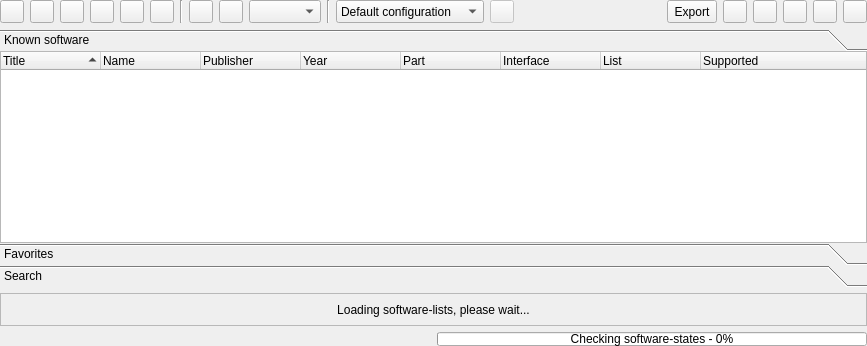
<?xml version="1.0" encoding="UTF-8"?>
<ui version="4.0">
 <author>R. Reucher</author>
 <class>SoftwareList</class>
 <widget class="QWidget" name="SoftwareList">
  <property name="geometry">
   <rect>
    <x>0</x>
    <y>0</y>
    <width>867</width>
    <height>346</height>
   </rect>
  </property>
  <property name="mouseTracking">
   <bool>true</bool>
  </property>
  <property name="windowTitle">
   <string>Software list</string>
  </property>
  <layout class="QVBoxLayout" name="verticalLayout">
   <property name="margin">
    <number>0</number>
   </property>
   <item>
    <layout class="QHBoxLayout" name="horizontalLayout">
     <item>
      <widget class="QToolButton" name="toolButtonReload">
       <property name="sizePolicy">
        <sizepolicy hsizetype="Fixed" vsizetype="Minimum">
         <horstretch>0</horstretch>
         <verstretch>0</verstretch>
        </sizepolicy>
       </property>
       <property name="toolTip">
        <string>Reload all information</string>
       </property>
       <property name="statusTip">
        <string>Reload all information</string>
       </property>
       <property name="icon">
        <iconset resource="qmc2.qrc">
         <normaloff>:/data/img/reload.png</normaloff>:/data/img/reload.png</iconset>
       </property>
      </widget>
     </item>
     <item>
      <widget class="QToolButton" name="toolButtonCompatFilterToggle">
       <property name="sizePolicy">
        <sizepolicy hsizetype="Fixed" vsizetype="Minimum">
         <horstretch>0</horstretch>
         <verstretch>0</verstretch>
        </sizepolicy>
       </property>
       <property name="toolTip">
        <string>Toggle filtering of compatible software titles</string>
       </property>
       <property name="statusTip">
        <string>Toggle filtering of compatible software titles</string>
       </property>
       <property name="icon">
        <iconset resource="qmc2.qrc">
         <normaloff>:/data/img/filter.png</normaloff>:/data/img/filter.png</iconset>
       </property>
       <property name="checkable">
        <bool>true</bool>
       </property>
      </widget>
     </item>
     <item>
      <widget class="QToolButton" name="toolButtonToggleSoftwareInfo">
       <property name="sizePolicy">
        <sizepolicy hsizetype="Fixed" vsizetype="Minimum">
         <horstretch>0</horstretch>
         <verstretch>0</verstretch>
        </sizepolicy>
       </property>
       <property name="toolTip">
        <string>Toggle detailed software information</string>
       </property>
       <property name="statusTip">
        <string>Toggle detailed software information</string>
       </property>
       <property name="icon">
        <iconset resource="qmc2.qrc">
         <normaloff>:/data/img/detail.png</normaloff>:/data/img/detail.png</iconset>
       </property>
       <property name="checkable">
        <bool>true</bool>
       </property>
      </widget>
     </item>
     <item>
      <widget class="QToolButton" name="toolButtonSoftwareStates">
       <property name="sizePolicy">
        <sizepolicy hsizetype="Fixed" vsizetype="Minimum">
         <horstretch>0</horstretch>
         <verstretch>0</verstretch>
        </sizepolicy>
       </property>
       <property name="toolTip">
        <string>Toggle checking / displaying software-states (hold down for menu)</string>
       </property>
       <property name="icon">
        <iconset resource="qmc2.qrc">
         <normaloff>:/data/img/rom.png</normaloff>:/data/img/rom.png</iconset>
       </property>
       <property name="checkable">
        <bool>true</bool>
       </property>
       <property name="popupMode">
        <enum>QToolButton::DelayedPopup</enum>
       </property>
      </widget>
     </item>
     <item>
      <widget class="QToolButton" name="toolButtonAnalyzeSoftware">
       <property name="sizePolicy">
        <sizepolicy hsizetype="Fixed" vsizetype="Minimum">
         <horstretch>0</horstretch>
         <verstretch>0</verstretch>
        </sizepolicy>
       </property>
       <property name="toolTip">
        <string>Analyze software menu</string>
       </property>
       <property name="icon">
        <iconset resource="qmc2.qrc">
         <normaloff>:/data/img/romalyzer_sw.png</normaloff>:/data/img/romalyzer_sw.png</iconset>
       </property>
       <property name="popupMode">
        <enum>QToolButton::InstantPopup</enum>
       </property>
      </widget>
     </item>
     <item>
      <widget class="QToolButton" name="toolButtonRebuildSoftware">
       <property name="sizePolicy">
        <sizepolicy hsizetype="Fixed" vsizetype="Minimum">
         <horstretch>0</horstretch>
         <verstretch>0</verstretch>
        </sizepolicy>
       </property>
       <property name="toolTip">
        <string>Rebuild software menu</string>
       </property>
       <property name="icon">
        <iconset resource="qmc2.qrc">
         <normaloff>:/data/img/rebuild.png</normaloff>:/data/img/rebuild.png</iconset>
       </property>
       <property name="popupMode">
        <enum>QToolButton::InstantPopup</enum>
       </property>
      </widget>
     </item>
     <item>
      <widget class="Line" name="line">
       <property name="orientation">
        <enum>Qt::Vertical</enum>
       </property>
      </widget>
     </item>
     <item>
      <widget class="QToolButton" name="toolButtonToggleSnapnameAdjustment">
       <property name="sizePolicy">
        <sizepolicy hsizetype="Fixed" vsizetype="Minimum">
         <horstretch>0</horstretch>
         <verstretch>0</verstretch>
        </sizepolicy>
       </property>
       <property name="toolTip">
        <string>Toggle automatic adjustment of the snapname parameter (hold down for menu)</string>
       </property>
       <property name="statusTip">
        <string>Toggle automatic adjustment of the snapname parameter (hold down for menu)</string>
       </property>
       <property name="icon">
        <iconset resource="qmc2.qrc">
         <normaloff>:/data/img/camera.png</normaloff>:/data/img/camera.png</iconset>
       </property>
       <property name="checkable">
        <bool>true</bool>
       </property>
      </widget>
     </item>
     <item>
      <widget class="QToolButton" name="toolButtonToggleStatenameAdjustment">
       <property name="sizePolicy">
        <sizepolicy hsizetype="Fixed" vsizetype="Minimum">
         <horstretch>0</horstretch>
         <verstretch>0</verstretch>
        </sizepolicy>
       </property>
       <property name="toolTip">
        <string>Toggle automatic adjustment of the statename parameter (hold down for menu)</string>
       </property>
       <property name="statusTip">
        <string>Toggle automatic adjustment of the statename parameter (hold down for menu)</string>
       </property>
       <property name="icon">
        <iconset resource="qmc2.qrc">
         <normaloff>:/data/img/checkpoint.png</normaloff>:/data/img/checkpoint.png</iconset>
       </property>
       <property name="checkable">
        <bool>true</bool>
       </property>
      </widget>
     </item>
     <item>
      <widget class="QComboBox" name="comboBoxSnapnameDevice">
       <property name="sizePolicy">
        <sizepolicy hsizetype="Preferred" vsizetype="Minimum">
         <horstretch>0</horstretch>
         <verstretch>0</verstretch>
        </sizepolicy>
       </property>
       <property name="toolTip">
        <string>Select the software for which the snapname and/or statename should be adjusted</string>
       </property>
       <property name="statusTip">
        <string>Select the software for which the snapname and/or statename should be adjusted</string>
       </property>
      </widget>
     </item>
     <item>
      <widget class="Line" name="line_2">
       <property name="orientation">
        <enum>Qt::Vertical</enum>
       </property>
      </widget>
     </item>
     <item>
      <widget class="QComboBox" name="comboBoxDeviceConfiguration">
       <property name="sizePolicy">
        <sizepolicy hsizetype="MinimumExpanding" vsizetype="Minimum">
         <horstretch>0</horstretch>
         <verstretch>0</verstretch>
        </sizepolicy>
       </property>
       <property name="toolTip">
        <string>Select a pre-defined device configuration to be added to the software setup</string>
       </property>
       <property name="statusTip">
        <string>Select a pre-defined device configuration to be added to the software setup</string>
       </property>
       <item>
        <property name="text">
         <string>Default configuration</string>
        </property>
       </item>
      </widget>
     </item>
     <item>
      <widget class="QToolButton" name="toolButtonManualOpenInViewer">
       <property name="enabled">
        <bool>false</bool>
       </property>
       <property name="sizePolicy">
        <sizepolicy hsizetype="Fixed" vsizetype="Minimum">
         <horstretch>0</horstretch>
         <verstretch>0</verstretch>
        </sizepolicy>
       </property>
       <property name="toolTip">
        <string>Open manual in PDF viewer</string>
       </property>
       <property name="statusTip">
        <string>Open manual in PDF viewer</string>
       </property>
       <property name="icon">
        <iconset resource="qmc2.qrc">
         <normaloff>:/data/img/no_book.png</normaloff>:/data/img/no_book.png</iconset>
       </property>
      </widget>
     </item>
     <item>
      <spacer name="horizontalSpacer">
       <property name="orientation">
        <enum>Qt::Horizontal</enum>
       </property>
       <property name="sizeHint" stdset="0">
        <size>
         <width>0</width>
         <height>20</height>
        </size>
       </property>
      </spacer>
     </item>
     <item>
      <widget class="QToolButton" name="toolButtonExport">
       <property name="sizePolicy">
        <sizepolicy hsizetype="Fixed" vsizetype="Minimum">
         <horstretch>0</horstretch>
         <verstretch>0</verstretch>
        </sizepolicy>
       </property>
       <property name="toolTip">
        <string>Export the current software-list to an ASCII or CSV formatted file (or the clipboard)</string>
       </property>
       <property name="text">
        <string>Export</string>
       </property>
       <property name="icon">
        <iconset resource="qmc2.qrc">
         <normaloff>:/data/img/filesaveas.png</normaloff>:/data/img/filesaveas.png</iconset>
       </property>
       <property name="toolButtonStyle">
        <enum>Qt::ToolButtonTextBesideIcon</enum>
       </property>
      </widget>
     </item>
     <item>
      <widget class="QToolButton" name="toolButtonFavoritesOptions">
       <property name="sizePolicy">
        <sizepolicy hsizetype="Fixed" vsizetype="Minimum">
         <horstretch>0</horstretch>
         <verstretch>0</verstretch>
        </sizepolicy>
       </property>
       <property name="toolTip">
        <string>Open options menu for the favorites list</string>
       </property>
       <property name="icon">
        <iconset resource="qmc2.qrc">
         <normaloff>:/data/img/favorites_multiple.png</normaloff>:/data/img/favorites_multiple.png</iconset>
       </property>
       <property name="popupMode">
        <enum>QToolButton::InstantPopup</enum>
       </property>
      </widget>
     </item>
     <item>
      <widget class="QToolButton" name="toolButtonAddToFavorites">
       <property name="sizePolicy">
        <sizepolicy hsizetype="Fixed" vsizetype="Minimum">
         <horstretch>0</horstretch>
         <verstretch>0</verstretch>
        </sizepolicy>
       </property>
       <property name="toolTip">
        <string>Add the currently selected software and device setup to the favorites list (or overwrite existing favorite)</string>
       </property>
       <property name="statusTip">
        <string>Add the currently selected software and device setup to the favorites list (or overwrite existing favorite)</string>
       </property>
       <property name="icon">
        <iconset resource="qmc2.qrc">
         <normaloff>:/data/img/add_to_favorites.png</normaloff>:/data/img/add_to_favorites.png</iconset>
       </property>
      </widget>
     </item>
     <item>
      <widget class="QToolButton" name="toolButtonRemoveFromFavorites">
       <property name="sizePolicy">
        <sizepolicy hsizetype="Fixed" vsizetype="Minimum">
         <horstretch>0</horstretch>
         <verstretch>0</verstretch>
        </sizepolicy>
       </property>
       <property name="toolTip">
        <string>Remove the currently selected favorite software configuration</string>
       </property>
       <property name="statusTip">
        <string>Remove the currently selected favorite software configuration</string>
       </property>
       <property name="icon">
        <iconset resource="qmc2.qrc">
         <normaloff>:/data/img/remove_from_favorites.png</normaloff>:/data/img/remove_from_favorites.png</iconset>
       </property>
      </widget>
     </item>
     <item>
      <widget class="QToolButton" name="toolButtonPlay">
       <property name="sizePolicy">
        <sizepolicy hsizetype="Fixed" vsizetype="Minimum">
         <horstretch>0</horstretch>
         <verstretch>0</verstretch>
        </sizepolicy>
       </property>
       <property name="toolTip">
        <string>Play the selected software configuration</string>
       </property>
       <property name="statusTip">
        <string>Play the selected software configuration</string>
       </property>
       <property name="icon">
        <iconset resource="qmc2.qrc">
         <normaloff>:/data/img/launch.png</normaloff>:/data/img/launch.png</iconset>
       </property>
      </widget>
     </item>
     <item>
      <widget class="QToolButton" name="toolButtonPlayEmbedded">
       <property name="sizePolicy">
        <sizepolicy hsizetype="Fixed" vsizetype="Minimum">
         <horstretch>0</horstretch>
         <verstretch>0</verstretch>
        </sizepolicy>
       </property>
       <property name="toolTip">
        <string>Play the selected software configuration (embedded)</string>
       </property>
       <property name="statusTip">
        <string>Play the selected software configuration (embedded)</string>
       </property>
       <property name="icon">
        <iconset resource="qmc2.qrc">
         <normaloff>:/data/img/embed.png</normaloff>:/data/img/embed.png</iconset>
       </property>
      </widget>
     </item>
    </layout>
   </item>
   <item>
    <widget class="QToolBox" name="toolBoxSoftwareList">
     <property name="currentIndex">
      <number>0</number>
     </property>
     <property name="tabSpacing">
      <number>0</number>
     </property>
     <widget class="QWidget" name="pageKnownSoftware">
      <property name="geometry">
       <rect>
        <x>0</x>
        <y>0</y>
        <width>867</width>
        <height>186</height>
       </rect>
      </property>
      <attribute name="icon">
       <iconset resource="qmc2.qrc">
        <normaloff>:/data/img/view_detail.png</normaloff>:/data/img/view_detail.png</iconset>
      </attribute>
      <attribute name="label">
       <string>Known software</string>
      </attribute>
      <attribute name="toolTip">
       <string>Complete list of known software for the current system</string>
      </attribute>
      <layout class="QGridLayout" name="gridLayoutKnownSoftware">
       <property name="margin">
        <number>0</number>
       </property>
       <item row="0" column="0">
        <widget class="QStackedWidget" name="stackedWidgetKnownSoftware">
         <property name="currentIndex">
          <number>0</number>
         </property>
         <widget class="QWidget" name="pageViewFlat">
          <layout class="QGridLayout" name="gridLayoutPageViewFlat">
           <property name="margin">
            <number>0</number>
           </property>
           <item row="0" column="0">
            <widget class="QTreeWidget" name="treeWidgetKnownSoftware">
             <property name="mouseTracking">
              <bool>true</bool>
             </property>
             <property name="contextMenuPolicy">
              <enum>Qt::CustomContextMenu</enum>
             </property>
             <property name="toolTip">
              <string>List of known software</string>
             </property>
             <property name="statusTip">
              <string>List of known software</string>
             </property>
             <property name="uniformRowHeights">
              <bool>true</bool>
             </property>
             <property name="sortingEnabled">
              <bool>true</bool>
             </property>
             <property name="allColumnsShowFocus">
              <bool>true</bool>
             </property>
             <property name="expandsOnDoubleClick">
              <bool>false</bool>
             </property>
             <column>
              <property name="text">
               <string>Title</string>
              </property>
             </column>
             <column>
              <property name="text">
               <string>Name</string>
              </property>
             </column>
             <column>
              <property name="text">
               <string>Publisher</string>
              </property>
             </column>
             <column>
              <property name="text">
               <string>Year</string>
              </property>
             </column>
             <column>
              <property name="text">
               <string>Part</string>
              </property>
             </column>
             <column>
              <property name="text">
               <string>Interface</string>
              </property>
             </column>
             <column>
              <property name="text">
               <string>List</string>
              </property>
             </column>
             <column>
              <property name="text">
               <string>Supported</string>
              </property>
             </column>
            </widget>
           </item>
          </layout>
         </widget>
         <widget class="QWidget" name="pageViewTree">
          <layout class="QGridLayout" name="gridLayoutPageViewTree">
           <property name="margin">
            <number>0</number>
           </property>
           <item row="0" column="0">
            <widget class="QTreeWidget" name="treeWidgetKnownSoftwareTree">
             <property name="mouseTracking">
              <bool>true</bool>
             </property>
             <property name="contextMenuPolicy">
              <enum>Qt::CustomContextMenu</enum>
             </property>
             <property name="toolTip">
              <string>List of known software</string>
             </property>
             <property name="statusTip">
              <string>List of known software</string>
             </property>
             <property name="uniformRowHeights">
              <bool>true</bool>
             </property>
             <property name="sortingEnabled">
              <bool>true</bool>
             </property>
             <property name="allColumnsShowFocus">
              <bool>true</bool>
             </property>
             <property name="expandsOnDoubleClick">
              <bool>false</bool>
             </property>
             <column>
              <property name="text">
               <string>Title</string>
              </property>
             </column>
             <column>
              <property name="text">
               <string>Name</string>
              </property>
             </column>
             <column>
              <property name="text">
               <string>Publisher</string>
              </property>
             </column>
             <column>
              <property name="text">
               <string>Year</string>
              </property>
             </column>
             <column>
              <property name="text">
               <string>Part</string>
              </property>
             </column>
             <column>
              <property name="text">
               <string>Interface</string>
              </property>
             </column>
             <column>
              <property name="text">
               <string>List</string>
              </property>
             </column>
             <column>
              <property name="text">
               <string>Supported</string>
              </property>
             </column>
            </widget>
           </item>
          </layout>
         </widget>
        </widget>
       </item>
      </layout>
     </widget>
     <widget class="QWidget" name="pageFavoriteSoftware">
      <property name="geometry">
       <rect>
        <x>0</x>
        <y>0</y>
        <width>96</width>
        <height>74</height>
       </rect>
      </property>
      <attribute name="icon">
       <iconset resource="qmc2.qrc">
        <normaloff>:/data/img/favorites.png</normaloff>:/data/img/favorites.png</iconset>
      </attribute>
      <attribute name="label">
       <string>Favorites</string>
      </attribute>
      <attribute name="toolTip">
       <string>View / manage your favorite software list for the current system</string>
      </attribute>
      <layout class="QGridLayout" name="gridLayoutFavoriteSoftware">
       <property name="margin">
        <number>0</number>
       </property>
       <item row="0" column="0">
        <widget class="QTreeWidget" name="treeWidgetFavoriteSoftware">
         <property name="mouseTracking">
          <bool>true</bool>
         </property>
         <property name="contextMenuPolicy">
          <enum>Qt::CustomContextMenu</enum>
         </property>
         <property name="toolTip">
          <string>Favorite software configurations</string>
         </property>
         <property name="statusTip">
          <string>Favorite software configurations</string>
         </property>
         <property name="uniformRowHeights">
          <bool>true</bool>
         </property>
         <property name="sortingEnabled">
          <bool>true</bool>
         </property>
         <property name="allColumnsShowFocus">
          <bool>true</bool>
         </property>
         <property name="expandsOnDoubleClick">
          <bool>false</bool>
         </property>
         <column>
          <property name="text">
           <string>Title</string>
          </property>
         </column>
         <column>
          <property name="text">
           <string>Name</string>
          </property>
         </column>
         <column>
          <property name="text">
           <string>Publisher</string>
          </property>
         </column>
         <column>
          <property name="text">
           <string>Year</string>
          </property>
         </column>
         <column>
          <property name="text">
           <string>Part</string>
          </property>
         </column>
         <column>
          <property name="text">
           <string>Interface</string>
          </property>
         </column>
         <column>
          <property name="text">
           <string>List</string>
          </property>
         </column>
         <column>
          <property name="text">
           <string>Supported</string>
          </property>
         </column>
         <column>
          <property name="text">
           <string>Device configuration</string>
          </property>
         </column>
        </widget>
       </item>
      </layout>
     </widget>
     <widget class="QWidget" name="pageSearchSoftware">
      <property name="geometry">
       <rect>
        <x>0</x>
        <y>0</y>
        <width>96</width>
        <height>138</height>
       </rect>
      </property>
      <attribute name="icon">
       <iconset resource="qmc2.qrc">
        <normaloff>:/data/img/hint.png</normaloff>:/data/img/hint.png</iconset>
      </attribute>
      <attribute name="label">
       <string>Search</string>
      </attribute>
      <attribute name="toolTip">
       <string>Search within the list of known software for the current system</string>
      </attribute>
      <layout class="QGridLayout" name="gridLayoutSearchSoftware">
       <property name="margin">
        <number>0</number>
       </property>
       <item row="0" column="0">
        <widget class="QComboBox" name="comboBoxSearch">
         <property name="sizePolicy">
          <sizepolicy hsizetype="Ignored" vsizetype="Fixed">
           <horstretch>0</horstretch>
           <verstretch>0</verstretch>
          </sizepolicy>
         </property>
         <property name="toolTip">
          <string>Search for known software (not case-sensitive)</string>
         </property>
         <property name="statusTip">
          <string>Search for known software (not case-sensitive)</string>
         </property>
         <property name="editable">
          <bool>true</bool>
         </property>
        </widget>
       </item>
       <item row="1" column="0">
        <widget class="QTreeWidget" name="treeWidgetSearchResults">
         <property name="mouseTracking">
          <bool>true</bool>
         </property>
         <property name="contextMenuPolicy">
          <enum>Qt::CustomContextMenu</enum>
         </property>
         <property name="toolTip">
          <string>Search results</string>
         </property>
         <property name="statusTip">
          <string>Search results</string>
         </property>
         <property name="uniformRowHeights">
          <bool>true</bool>
         </property>
         <property name="sortingEnabled">
          <bool>true</bool>
         </property>
         <property name="allColumnsShowFocus">
          <bool>true</bool>
         </property>
         <property name="expandsOnDoubleClick">
          <bool>false</bool>
         </property>
         <column>
          <property name="text">
           <string>Title</string>
          </property>
         </column>
         <column>
          <property name="text">
           <string>Name</string>
          </property>
         </column>
         <column>
          <property name="text">
           <string>Publisher</string>
          </property>
         </column>
         <column>
          <property name="text">
           <string>Year</string>
          </property>
         </column>
         <column>
          <property name="text">
           <string>Part</string>
          </property>
         </column>
         <column>
          <property name="text">
           <string>Interface</string>
          </property>
         </column>
         <column>
          <property name="text">
           <string>List</string>
          </property>
         </column>
         <column>
          <property name="text">
           <string>Supported</string>
          </property>
         </column>
        </widget>
       </item>
       <item row="2" column="0">
        <widget class="QProgressBar" name="progressBarSearch">
         <property name="toolTip">
          <string>Search progress</string>
         </property>
         <property name="statusTip">
          <string>Search progress</string>
         </property>
         <property name="value">
          <number>0</number>
         </property>
         <property name="format">
          <string>Searching software - %p%</string>
         </property>
        </widget>
       </item>
      </layout>
     </widget>
    </widget>
   </item>
   <item>
    <widget class="QLabel" name="labelLoadingSoftwareLists">
     <property name="sizePolicy">
      <sizepolicy hsizetype="Preferred" vsizetype="MinimumExpanding">
       <horstretch>0</horstretch>
       <verstretch>0</verstretch>
      </sizepolicy>
     </property>
     <property name="frameShape">
      <enum>QFrame::StyledPanel</enum>
     </property>
     <property name="frameShadow">
      <enum>QFrame::Sunken</enum>
     </property>
     <property name="text">
      <string>Loading software-lists, please wait...</string>
     </property>
     <property name="alignment">
      <set>Qt::AlignCenter</set>
     </property>
    </widget>
   </item>
   <item>
    <layout class="QHBoxLayout" name="horizontalLayout2">
     <item>
      <widget class="QLabel" name="labelSoftwareListStats">
       <property name="sizePolicy">
        <sizepolicy hsizetype="Expanding" vsizetype="Preferred">
         <horstretch>0</horstretch>
         <verstretch>0</verstretch>
        </sizepolicy>
       </property>
       <property name="toolTip">
        <string>L:Listed - C:Correct - M:Mostly correct - I:Incorrect - N:Not found - U:Unknown - S:Search</string>
       </property>
       <property name="statusTip">
        <string>L:Listed - C:Correct - M:Mostly correct - I:Incorrect - N:Not found - U:Unknown - S:Search</string>
       </property>
       <property name="text">
        <string/>
       </property>
      </widget>
     </item>
     <item>
      <widget class="QProgressBar" name="progressBar">
       <property name="sizePolicy">
        <sizepolicy hsizetype="Expanding" vsizetype="Ignored">
         <horstretch>0</horstretch>
         <verstretch>0</verstretch>
        </sizepolicy>
       </property>
       <property name="value">
        <number>0</number>
       </property>
       <property name="format">
        <string>Checking software-states - %p%</string>
       </property>
      </widget>
     </item>
    </layout>
   </item>
  </layout>
 </widget>
 <layoutdefault spacing="6" margin="6"/>
 <tabstops>
  <tabstop>toolButtonReload</tabstop>
  <tabstop>toolButtonCompatFilterToggle</tabstop>
  <tabstop>toolButtonToggleSoftwareInfo</tabstop>
  <tabstop>toolButtonSoftwareStates</tabstop>
  <tabstop>toolButtonAnalyzeSoftware</tabstop>
  <tabstop>toolButtonRebuildSoftware</tabstop>
  <tabstop>toolButtonToggleSnapnameAdjustment</tabstop>
  <tabstop>toolButtonToggleStatenameAdjustment</tabstop>
  <tabstop>comboBoxSnapnameDevice</tabstop>
  <tabstop>comboBoxDeviceConfiguration</tabstop>
  <tabstop>toolButtonManualOpenInViewer</tabstop>
  <tabstop>toolButtonExport</tabstop>
  <tabstop>toolButtonFavoritesOptions</tabstop>
  <tabstop>toolButtonAddToFavorites</tabstop>
  <tabstop>toolButtonRemoveFromFavorites</tabstop>
  <tabstop>toolButtonPlay</tabstop>
  <tabstop>toolButtonPlayEmbedded</tabstop>
  <tabstop>treeWidgetKnownSoftware</tabstop>
  <tabstop>treeWidgetKnownSoftwareTree</tabstop>
  <tabstop>treeWidgetFavoriteSoftware</tabstop>
  <tabstop>comboBoxSearch</tabstop>
  <tabstop>treeWidgetSearchResults</tabstop>
 </tabstops>
 <resources>
  <include location="qmc2.qrc"/>
 </resources>
 <connections/>
</ui>
